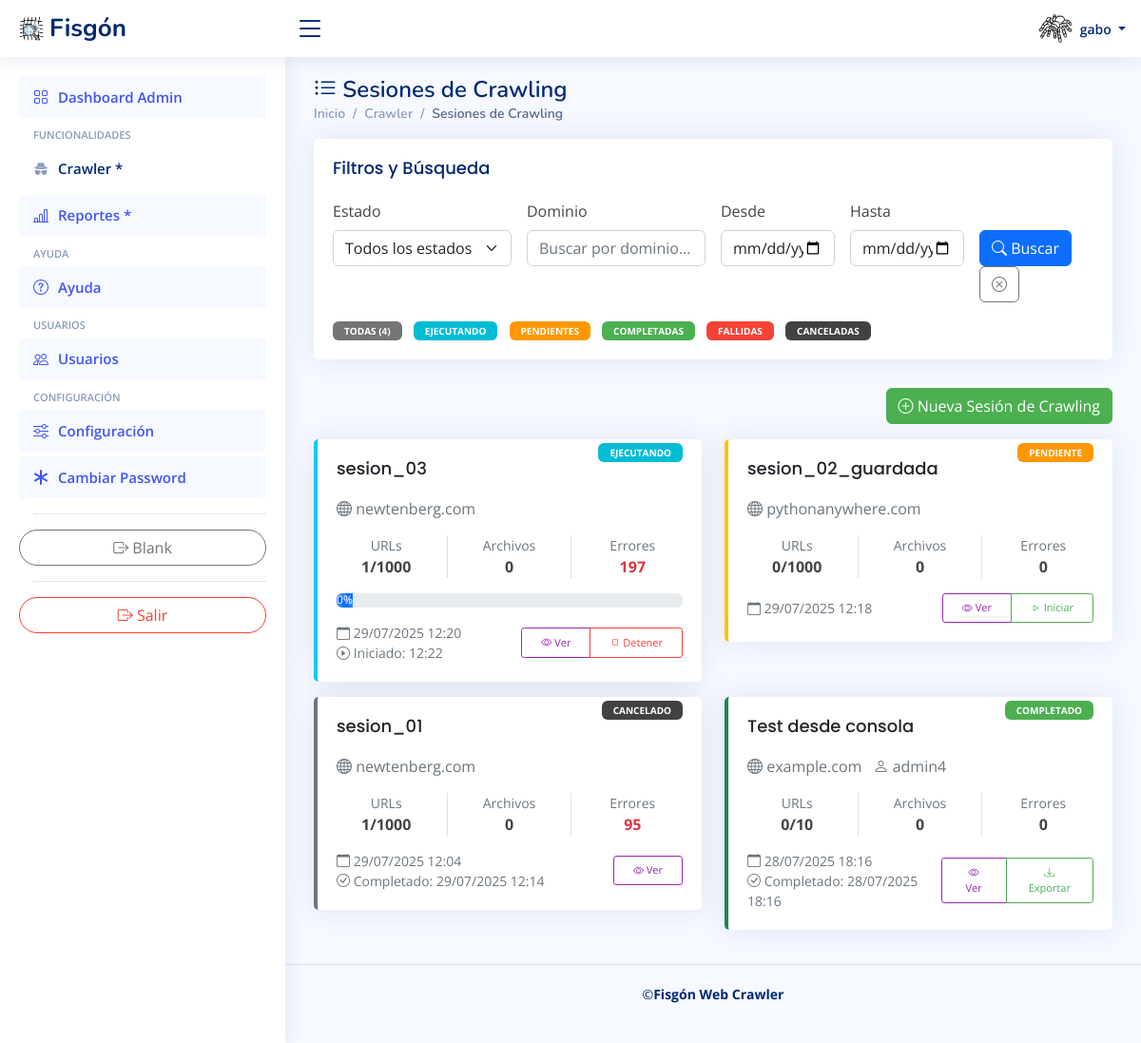
Before: /crawler/sesiones/ (signed in) with the older database file.
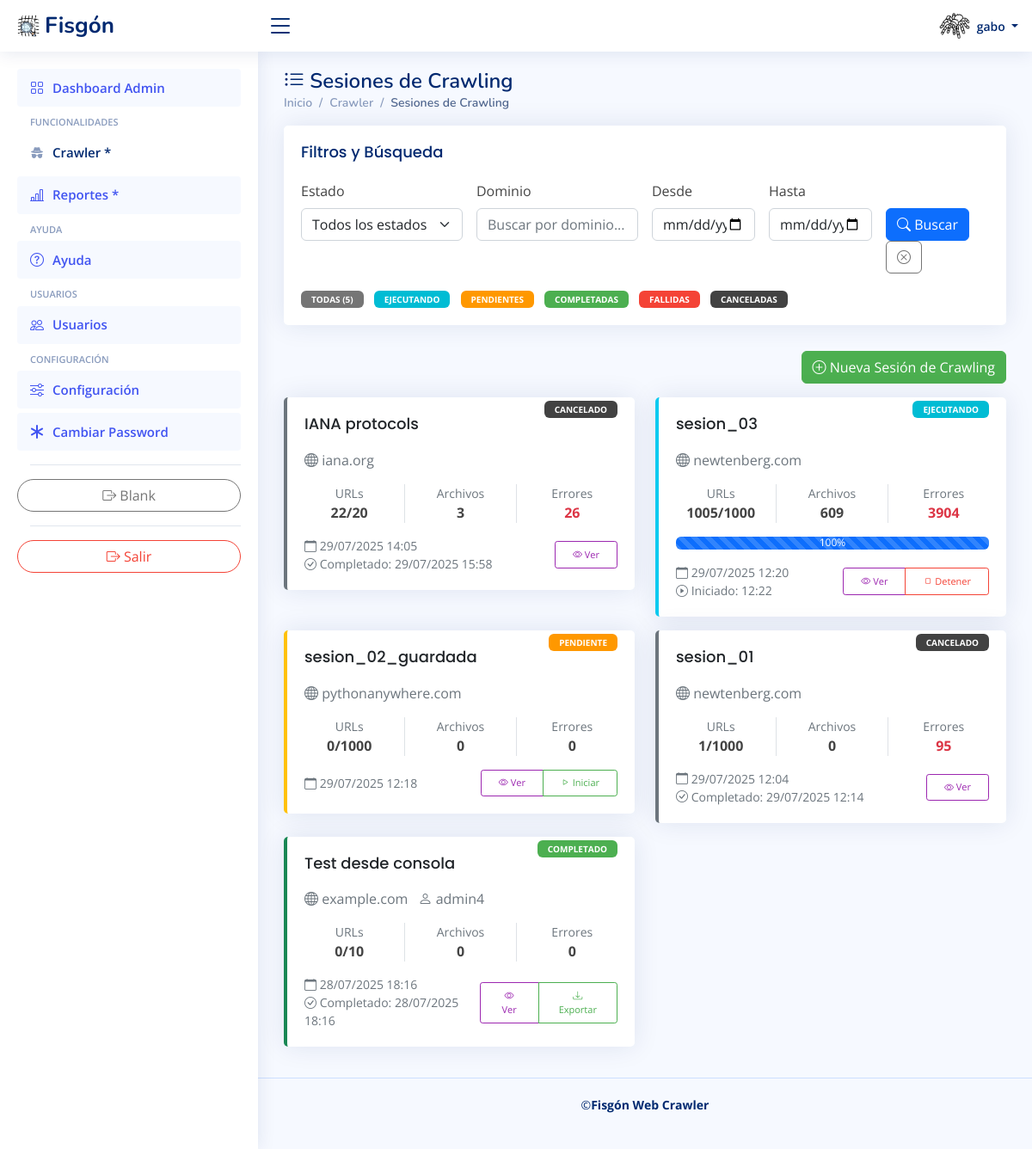
After: the same page with the newer database file.
### crawler/models.py (models this page shows, shortened)
class CrawlSession(models.Model):
    STATUS_CHOICES = [
        ('pending', 'Pendiente'),
        ('running', 'Ejecutándose'),
        ('paused', 'Pausado'),
        ('completed', 'Completado'),
        ('failed', 'Fallido'),
        ('cancelled', 'Cancelado'),
    ]
    PRIORITY_CHOICES = [
        (1, 'Muy Alta'),
        (2, 'Alta'),
        (3, 'Normal'),
        (4, 'Baja'),
        (5, 'Muy Baja'),
    ]
    name = models.CharField(max_length=255, help_text="Nombre descriptivo para esta sesión")
    user = models.ForeignKey(User, on_delete=models.CASCADE, related_name='crawl_sessions')
    target_domain = models.CharField(max_length=255, help_text="Dominio objetivo (ej: example.com)")
    target_url = models.URLField(help_text="URL inicial para comenzar el crawling")
    max_depth = models.IntegerField(default=3, help_text="Profundidad máxima de crawling")
    rate_limit = models.FloatField(default=1.0, help_text="Requests por segundo")
    max_pages = models.IntegerField(default=1000, help_text="Máximo número de páginas a crawlear")
    max_file_size = models.IntegerField(default=52428800, help_text="Tamaño máximo de archivo en bytes (50MB)")
    file_types = models.JSONField(
        default=list,
        help_text="Lista de extensiones de archivo a buscar",
        blank=True
    )
    respect_robots_txt = models.BooleanField(default=True, help_text="Respetar robots.txt")
    follow_redirects = models.BooleanField(default=True, help_text="Seguir redirecciones")
    extract_metadata = models.BooleanField(default=True, help_text="Extraer metadatos de archivos encontrados")
    status = models.CharField(max_length=20, choices=STATUS_CHOICES, default='pending')
    priority = models.IntegerField(choices=PRIORITY_CHOICES, default=3)
    created_at = models.DateTimeField(auto_now_add=True)
    started_at = models.DateTimeField(null=True, blank=True)
    completed_at = models.DateTimeField(null=True, blank=True)
    updated_at = models.DateTimeField(auto_now=True)
    total_urls_discovered = models.IntegerField(default=0)
    total_urls_processed = models.IntegerField(default=0)
    total_files_found = models.IntegerField(default=0)
    total_errors = models.IntegerField(default=0)
    advanced_config = models.JSONField(
        default=dict,
        blank=True,
        help_text="Configuración avanzada adicional"
    )
    class Meta:
        verbose_name = 'Sesión de Crawling'
        verbose_name_plural = 'Sesiones de Crawling'
        ordering = ['-created_at']
    @property
    def progress_percentage(self):
        if self.max_pages == 0:
            return 0
        return min(100, (self.total_urls_processed / self.max_pages) * 100)

### panel/decorators.py (the view)
        def wrapper_func(request, *args, **kwargs):
            group = None
            if request.user.groups.exists():
                group = request.user.groups.all()[0].name
            if group in allowed_roles:
                return view_func(request, *args, **kwargs)
            else:
                return render(request, 'login/404.html')

### crawler/templates/crawler/session_list.html (shortened to what this page needs)
{% extends "panel/base_admin.html" %}
{% load static %}
{% block content %}
<main id="main" class="main">
    <div class="pagetitle">
        <h1><i class="{{ icon }}"></i> {{ page }}</h1>
        <nav>
            <ol class="breadcrumb">
                <li class="breadcrumb-item"><a href="{% url 'index' %}">Inicio</a></li>
                <li class="breadcrumb-item"><a href="{% url 'crawler:dashboard' %}">Crawler</a></li>
                <li class="breadcrumb-item active">{{ page }}</li>
            </ol>
        </nav>
    </div>
    <section class="section">
        <div class="row">
            <div class="col-12">
                <div class="card">
                    <div class="card-body">
                        <h5 class="card-title">Filtros y Búsqueda</h5>
                        <form method="get" id="filterForm">
                            <div class="row g-3">
                                <div class="col-md-3">
                                    <label class="form-label">Estado</label>
                                    <select name="status" class="form-select" onchange="this.form.submit()">
                                        <option value="">Todos los estados</option>
                                    </select>
                                </div>
                                <div class="col-md-3">
                                    <label class="form-label">Dominio</label>
                                    <input type="text" name="domain" class="form-control"
                                           placeholder="Buscar por dominio..."
                                           value="{{ request.GET.domain }}">
                                </div>
                                <div class="col-md-2">
                                    <label class="form-label">Desde</label>
                                    <input type="date" name="date_from" class="form-control"
                                           value="{{ request.GET.date_from }}">
                                </div>
                                <div class="col-md-2">
                                    <label class="form-label">Hasta</label>
                                    <input type="date" name="date_to" class="form-control"
                                           value="{{ request.GET.date_to }}">
                                </div>
                                <div class="col-md-2">
                                    <label class="form-label">&nbsp;</label>
                                    <div>
                                        <button type="submit" class="btn btn-primary">
                                            <i class="bi bi-search"></i> Buscar
                                        </button>
                                        <a href="{% url 'crawler:session_list' %}" class="btn btn-outline-secondary">
                                            <i class="bi bi-x-circle"></i>
                                        </a>
                                    </div>
                                </div>
                            </div>
                        </form>
                        <div class="filter-pills mt-3">
                            <span class="badge bg-secondary" onclick="clearFilters()">
                                Todas ({{ total_sessions }})
                            </span>
                            <span class="badge bg-info" onclick="filterByStatus('running')">
                                Ejecutando
                            </span>
                            <span class="badge bg-warning" onclick="filterByStatus('pending')">
                                Pendientes
                            </span>
                            <span class="badge bg-success" onclick="filterByStatus('completed')">
                                Completadas
                            </span>
                            <span class="badge bg-danger" onclick="filterByStatus('failed')">
                                Fallidas
                            </span>
                            <span class="badge bg-dark" onclick="filterByStatus('cancelled')">
                                Canceladas
                            </span>
                        </div>
                    </div>
                </div>
            </div>
        </div>
        <div class="row mb-3">
            <div class="col-12 text-end">
                <a href="{% url 'crawler:create_session' %}" class="btn btn-success">
                    <i class="bi bi-plus-circle"></i> Nueva Sesión de Crawling
                </a>
            </div>
        </div>
        <div class="row">
            {% if page_obj %}
                {% for session in page_obj %}
                <div class="col-lg-6">
                    <div class="card session-card session-{{ session.status }} mb-3">
                        <div class="card-body">
                            <div class="d-flex justify-content-between align-items-start mb-3">
                                <div>
                                    <h5 class="card-title mb-1">
                                        <a href="{% url 'crawler:session_detail' session.pk %}"
                                           class="text-decoration-none text-dark">
                                            {{ session.name|truncatechars:50 }}
                                        </a>
                                    </h5>
                                    <p class="text-muted mb-0">
                                        <i class="bi bi-globe"></i> {{ session.target_domain }}
                                        {% if session.user != request.user %}
                                        <span class="ms-2">
                                            <i class="bi bi-person"></i> {{ session.user.username }}
                                        </span>
                                        {% endif %}
                                    </p>
                                </div>
                                <div>
                                    {% if session.status == 'completed' %}
                                        <span class="badge bg-success">Completado</span>
                                    {% elif session.status == 'running' %}
                                        <span class="badge bg-info">Ejecutando</span>
                                    {% elif session.status == 'failed' %}
                                        <span class="badge bg-danger">Fallido</span>
                                    {% elif session.status == 'pending' %}
                                        <span class="badge bg-warning">Pendiente</span>
                                    {% elif session.status == 'paused' %}
                                        <span class="badge bg-secondary">Pausado</span>
                                    {% elif session.status == 'cancelled' %}
                                        <span class="badge bg-dark">Cancelado</span>
                                    {% endif %}
                                </div>
                            </div>
                            <div class="row text-center mb-3">
                                <div class="col-4 stats-box">
                                    <small class="text-muted d-block">URLs</small>
                                    <strong>{{ session.total_urls_processed }}/{{ session.max_pages }}</strong>
                                </div>
                                <div class="col-4 stats-box">
                                    <small class="text-muted d-block">Archivos</small>
                                    <strong>{{ session.total_files_found }}</strong>
                                </div>
                                <div class="col-4 stats-box">
                                    <small class="text-muted d-block">Errores</small>
                                    <strong class="{% if session.total_errors > 0 %}text-danger{% endif %}">
                                        {{ session.total_errors }}
                                    </strong>
                                </div>
                            </div>
                            {% if session.status == 'running' %}
                            <div class="progress mb-3" style="height: 15px;">
                                <div class="progress-bar progress-bar-striped progress-bar-animated"
                                     role="progressbar"
                                     style="width: {{ session.progress_percentage }}%"
                                     aria-valuenow="{{ session.progress_percentage }}"
                                     aria-valuemin="0"
                                     aria-valuemax="100">
                                    {{ session.progress_percentage|floatformat:0 }}%
                                </div>
                            </div>
                            {% endif %}
                            <div class="d-flex justify-content-between align-items-center">
                                <small class="text-muted">
                                    <i class="bi bi-calendar"></i> {{ session.created_at|date:"d/m/Y H:i" }}
                                    {% if session.completed_at %}
                                    <br>
                                    <i class="bi bi-check-circle"></i> Completado: {{ session.completed_at|date:"d/m/Y H:i" }}
                                    {% elif session.started_at %}
                                    <br>
                                    <i class="bi bi-play-circle"></i> Iniciado: {{ session.started_at|date:"H:i" }}
                                    {% endif %}
                                </small>
                                <div class="btn-group btn-group-sm">
                                    <a href="{% url 'crawler:session_detail' session.pk %}"
                                       class="btn btn-outline-primary" title="Ver detalles">
                                        <i class="bi bi-eye"></i> Ver
                                    </a>
                                    {% if session.status == 'pending' %}
                                    <a href="{% url 'crawler:start_session' session.pk %}"
                                       class="btn btn-outline-success" title="Iniciar crawling">
                                        <i class="bi bi-play"></i> Iniciar
                                    </a>
                                    {% elif session.status == 'running' %}
                                    <a href="{% url 'crawler:stop_session' session.pk %}"
                                       class="btn btn-outline-danger" title="Detener crawling"
                                       onclick="return confirm('¿Estás seguro de detener esta sesión?');">
                                        <i class="bi bi-stop"></i> Detener
                                    </a>
                                    {% elif session.status == 'completed' %}
                                    <a href="{% url 'crawler:export_results' session.pk %}"
                                       class="btn btn-outline-success" title="Exportar resultados">
                                        <i class="bi bi-download"></i> Exportar
                                    </a>
                                    {% endif %}
                                </div>
                            </div>
                        </div>
                    </div>
                </div>
                {% endfor %}
            {% endif %}
        </div>
    </section>
</main>
{% endblock content %}

### panel/templates/panel/header.html (shortened to what this page needs)
{% load static %}
<header id="header" class="header fixed-top d-flex align-items-center">
    <div class="d-flex align-items-center justify-content-between">
        <a href="{% url 'index' %}" class="logo d-flex align-items-center">
            <img src="{% static 'panel/images/logo.png' %}" alt="" />
            <span class="d-none d-lg-block">Fisgón </span>
        </a>
        <i class="bi bi-list toggle-sidebar-btn"></i>
    </div>
    <nav class="header-nav ms-auto">
        <ul class="d-flex align-items-center">
            <li class="nav-item dropdown pe-3">
                <a class="nav-link nav-profile d-flex align-items-center pe-0"
                    href="#" data-bs-toggle="dropdown">
                    <img src="{% static 'panel/images/default_avatar_crawler.png' %}"
                        alt="avatar" class="rounded-circle" />
                    <span class="d-none d-md-block dropdown-toggle ps-2">
                        {{ request.user.username }}
                    </span>
                </a>
            </li>
        </ul>
    </nav>
</header>

Changed rows visible on the page:
added CrawlSession: name "IANA protocols", target_domain "iana.org", status "CANCELADO", total_urls_processed "22", max_pages "20", total_files_found "3", total_errors "26", created_at "29/07/2025 14:05", completed_at "29/07/2025 15:58"
changed CrawlSession "sesion_03": total_urls_processed "1" → "1005"; total_files_found "0" → "609"; total_errors "197" → "3904"; progress_percentage "0" → "100"
Other visible differences:
{{ total_sessions }}: "4" → "5"
